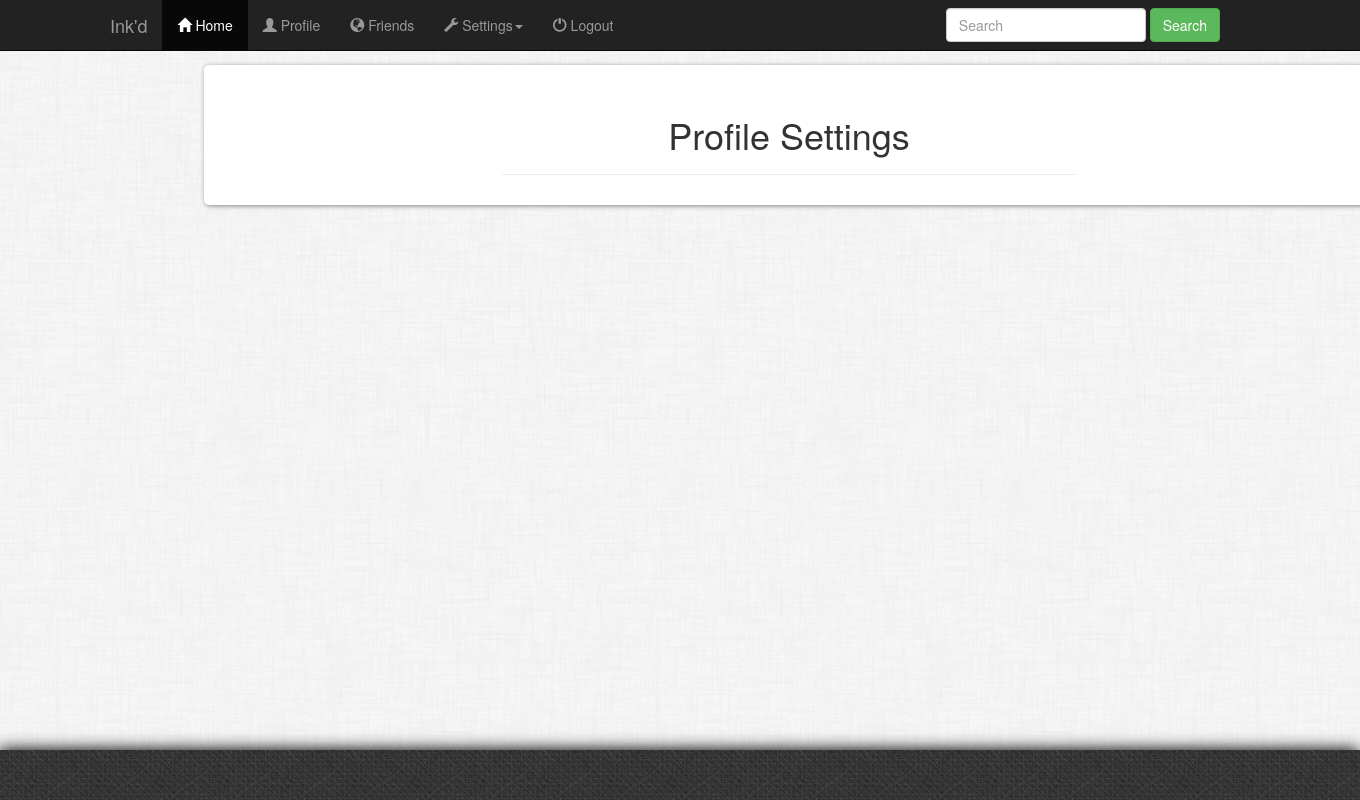
Page /profile_settings.php (signed in) on the earlier database version.
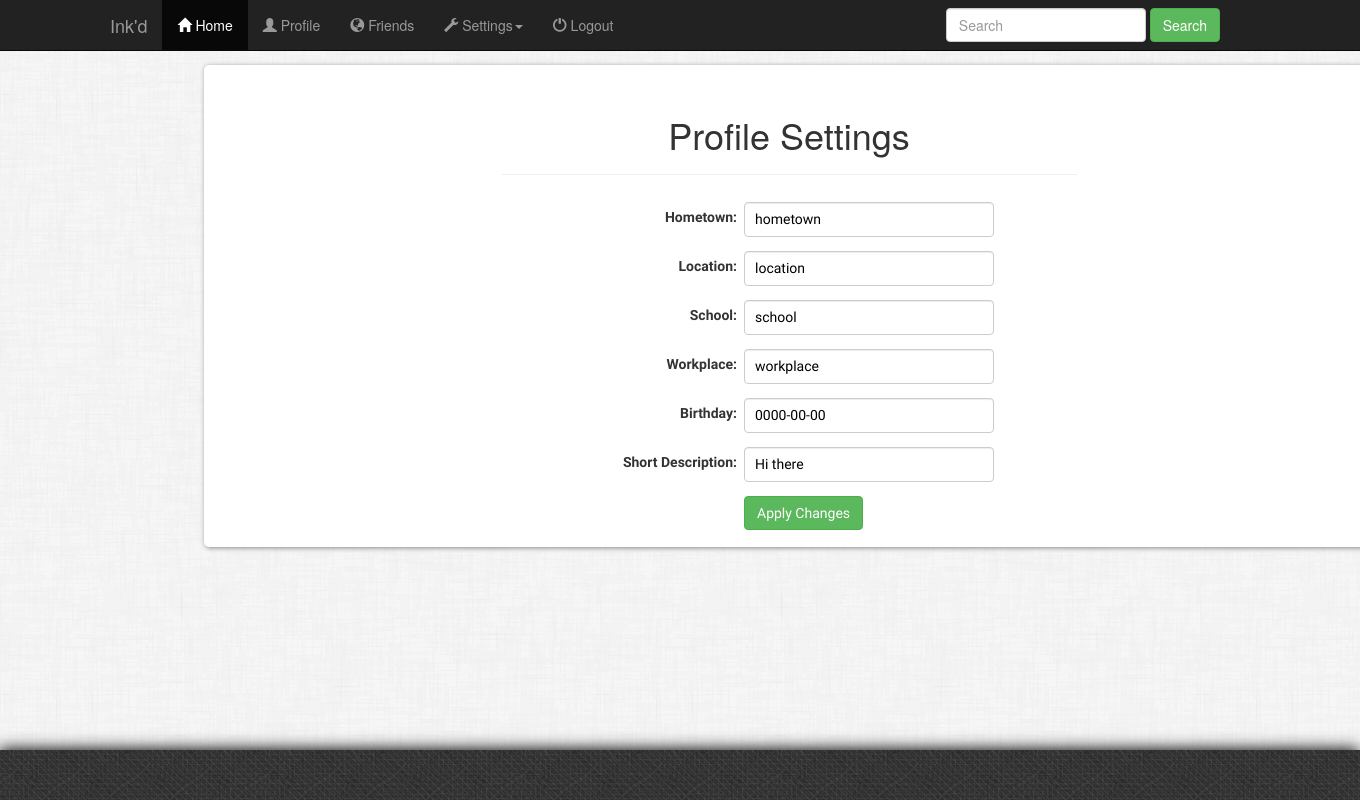
Same page on the later database version.
### tables this page shows
CREATE TABLE IF NOT EXISTS user_info
(
	ui_id int(10) NOT NULL AUTO_INCREMENT,
	u_id int(10) NOT NULL,
	hometown VARCHAR(30) NOT NULL,
	location VARCHAR(30) NOT NULL,
	school VARCHAR(50) NOT NULL,
	workplace VARCHAR(50) NOT NULL,
	birthday DATE NOT NULL,
	description TEXT,
	PRIMARY KEY (ui_id),
	FOREIGN KEY (u_id) REFERENCES `user`(u_id) ON DELETE CASCADE
);

### scripts/get_profile_settings.php (the view, shortened to what this page needs)
<?php
$u_id = $_SESSION['u_id'];
$mysqli = connect();
$query = "SELECT * FROM user_info WHERE u_id='$u_id'";
$result=$mysqli->query($query);
if($result !== false && $result->num_rows > 0)
{
	$row = $result->fetch_assoc();
	$hometown = $row['hometown'];
	$location = $row['location'];
	$school = $row['school'];
	$workplace = $row['workplace'];
	$birthday = $row['birthday'];
	$description = $row['description'];
	$hometown = htmlentities($hometown);
	$location = htmlentities($location);
	$school = htmlentities($school);
	$workplace = htmlentities($workplace);
	$birthday = htmlentities($birthday);
	$description = htmlentities($description);
	print "
	<form action='scripts/update_user_info.php' method='get'>
		<table id='form_table'>
		<tr>
			<td><label>Hometown:</label></td>
			<td><input class='form-control' type='text' name='hometown' value='$hometown'></input></td>
		</tr>
		<tr>
			<td><label>Location:</label></td>
			<td><input class='form-control' type='text' name='location' value='$location'></input></td>
		</tr>
		<tr>
			<td><label>School:</label></td>
			<td><input class='form-control' type='text' name='school' value='$school'></input></td>
		</tr>
		<tr>
			<td><label>Workplace:</label></td>
			<td><input class='form-control' type='text' name='workplace' value='$workplace'></td>
		</tr>
		<tr>
			<td><label>Birthday:</label></td>
			<td><input class='form-control' type='text' name='birthday' value='$birthday'></td>
		</tr>
		<tr>
			<td><label>Short Description:</label></td>
			<td><input class='form-control' type='text' name='description' value='$description'></td>
		</tr>
		<tr>
			<td></td>
			<td><input class='btn btn-success' type='submit' name='submit' value='Apply Changes'></input></td>
		</tr>
		</table>
	</form>
	";
}
?>

### profile_settings.php (shortened to what this page needs)
<html>
<head>
	<?php include('includes/head.php'); ?>
<head>
<body>
	<div id="wrap">
		<?php include('includes/header.php'); ?>
		<div id="main">
			<div id="column" class="container">
				<div class='center col-sm-6 page-header'>
					<h1>Profile Settings</h1>
				</div>
				<?php include('scripts/get_profile_settings.php'); ?>
			</div>
		</div>
	</div>
	<div id="footer">
	</div>
</body>
</html>

### includes/head.php (shortened to what this page needs)
<link href="bootstrap/css/bootstrap.min.css" rel="stylesheet" media="screen">
<link rel="stylesheet" type="text/css" href="css/template.css">

### includes/header.php (shortened to what this page needs)
<div class="navbar navbar-inverse navbar-fixed-top" role="navigation">
      <div class="container">
        <div class="navbar-header">
          <a class="navbar-brand" href="home.php">Ink'd</a>
        </div>
        <div class="collapse navbar-collapse">
          <ul class="nav navbar-nav">
            <li class="active"><a href="home.php"><i class="glyphicon glyphicon-home"></i> Home</a></li>
			  <li><a href="profile.php?u_id=<?php print $_SESSION['u_id'];?>" ><i class="glyphicon glyphicon-user"></i> Profile</a></li>
			  <li><a href="friends.php"><i class="glyphicon glyphicon-globe"></i> Friends</a></li>
			  <li class="dropdown">
				<a href="#" class="dropdown-toggle" data-toggle="dropdown"><i class="glyphicon glyphicon-wrench"></i> Settings<b class="caret"></b></a>
			  </li>
			  <li><a href="scripts/logout.php"><i class="glyphicon glyphicon-off"></i> Logout</a></li>
          </ul>
		  <form class="navbar-form navbar-right" method="get" action="search_results.php">
			 <div class="form-group">
				<input name="search" id="nav_search_bar" type="text" class="form-control search-query" placeholder="Search" data-provide="typeahead" autocomplete="off">
			</div>
			<button type="submit" class="btn btn-success">Search</button>
		  </form>
        </div>
      </div>
    </div>

### css/template.css (style rules this page uses)
* { margin:0px; padding:0px; }
html { overflow: -moz-scrollbars-vertical; overflow-y: scroll; }
#wrap { min-height:100%; background: url(../res/bg.png) fixed; }
#main { padding-top: 65px; padding-bottom:50px; width:70%; margin:auto; }
#footer { background: url(../res/bghf.png); position: relative; margin-top: -50px; height: 50px; box-shadow: -1px -1px 15px #000000; clear:both; }
#nav_search_bar { width:200px; }
#ink, #column { background:white; overflow:auto; border-radius: 5px; box-shadow:1px 1px 5px #888888; margin-bottom:20px; padding:10px; word-wrap: break-word; }
#column h1 { text-align:center; }
#form_table { margin:auto; border:none; font-family:'Raleway', sans, serif; }
#form_table label { display:inline-block; text-align: right; padding-top:10px; padding-bottom:10px; font-size:14px; font-weight:bold; width:160px; }
#form_table input[type="text"], #form_table input[type="password"] { width:250px; height:35px; font-size:14px; padding:10px; margin:7px; color:black; }
#form_table input[type="submit"] { margin:7px; }
.center { float: none; margin-left: auto; margin-right: auto; }

Differences in the rows shown:
now on this page (row edited): user_info: hometown "hometown", location "location", school "school", workplace "workplace", birthday "0000-00-00", description "Hi there"
Other differences:
form field submit: (not shown) → "Apply Changes"
text now shown: "Hometown: Location: School: Workplace: Birthday: Short Description:"
